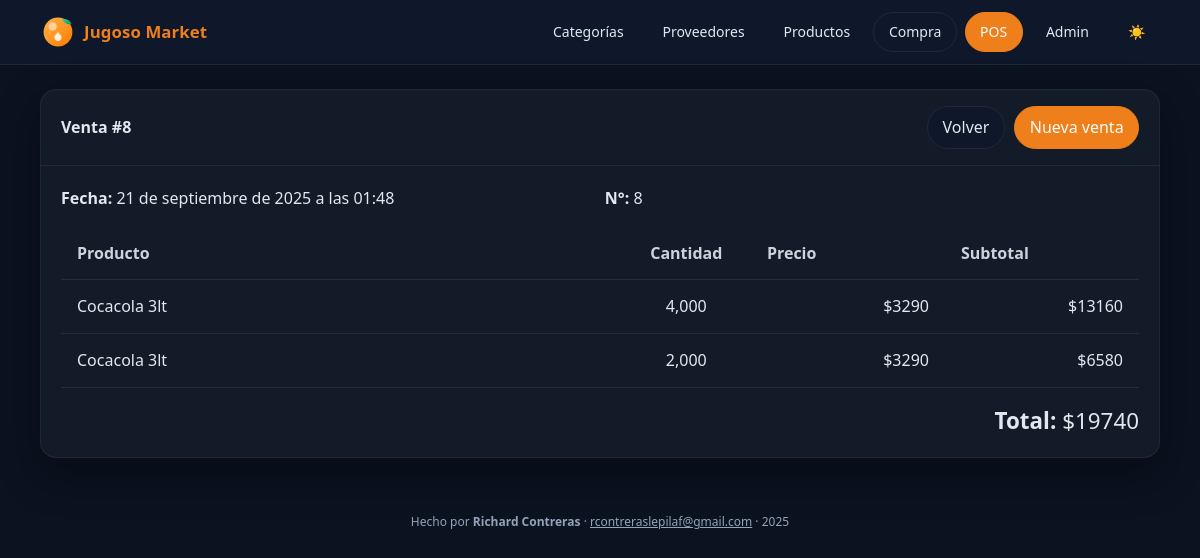
Screenshot of /ventas/8/ with the database file from the repository.
### inventario/models.py (models this page shows, shortened)
class Venta(models.Model):
    cliente = models.ForeignKey(Cliente, on_delete=models.PROTECT, related_name='ventas', null=True, blank=True)
    fecha = models.DateTimeField(default=timezone.now)
    observacion = models.TextField(blank=True)
    def total(self):
        return sum(d.subtotal() for d in self.detalles.all())

class Producto(models.Model):
    codigo = models.CharField(max_length=30, unique=True)
    nombre = models.CharField(max_length=120)
    categoria = models.ForeignKey(Categoria, on_delete=models.PROTECT, related_name='productos')
    unidad = models.CharField(max_length=20, default='unidad')  # unidad, kg, lt, pack
    precio = models.DecimalField(max_digits=10, decimal_places=2, default=0)  # precio de venta
    stock = models.DecimalField(max_digits=12, decimal_places=3, default=0)
    stock_minimo = models.DecimalField(max_digits=12, decimal_places=3, default=0)
    activo = models.BooleanField(default=True)

class DetalleVenta(models.Model):
    venta = models.ForeignKey(Venta, on_delete=models.CASCADE, related_name='detalles')
    producto = models.ForeignKey(Producto, on_delete=models.PROTECT)
    cantidad = models.DecimalField(max_digits=12, decimal_places=3)
    precio_unitario = models.DecimalField(max_digits=10, decimal_places=2)
    def subtotal(self):
        return self.cantidad * self.precio_unitario

### inventario/views.py (the view)
# urls.py: path("ventas/<int:pk>/", views.ventas_detalle, name="ventas_detalle"),  # <--- NUEVO
def ventas_detalle(request, pk):
    if not (Venta and DetalleVenta):
        messages.error(request, "Los modelos de Venta/DetalleVenta no están definidos.")
        return redirect("inventario:ventas_list")
    venta = get_object_or_404(Venta, pk=pk)
    accessor = _get_accessor_detalleventa()
    detalles = getattr(venta, accessor).select_related("producto").all() if accessor else []
    lineas = []
    total = Decimal("0")
    for d in detalles:
        producto = getattr(d, "producto", None)
        nombre = getattr(producto, "nombre", "—")
        cantidad = getattr(d, "cantidad", 0)
        precio = _get_precio_from_detalle(d)
        subtotal = (cantidad or 0) * (precio or 0)
        total += subtotal
        lineas.append({
            "producto": nombre,
            "cantidad": cantidad,
            "precio": precio,
            "subtotal": subtotal,
        })
    if hasattr(venta, "total") and venta.total:
        total = venta.total
    contexto = {
        "venta": venta,
        "fecha": _get_fecha_display(venta),
        "lineas": lineas,
        "total": total,
    }
    return render(request, "inventario/ventas_detalle.html", contexto)

### inventario/views.py (called while the page is built)
def _tiene_campo(modelo, nombre):
    return nombre in {f.name for f in modelo._meta.fields}

def _get_accessor_detalleventa():
    if not DetalleVenta:
        return None
    try:
        return DetalleVenta._meta.get_field("venta").remote_field.get_accessor_name()
    except Exception:
        return None

def _get_fecha_display(venta):
    for f in ("created_at", "fecha", "fecha_creacion", "timestamp"):
        if _tiene_campo(Venta, f):
            return getattr(venta, f, None)
    return None

def _get_precio_from_detalle(det):
    for f in ("precio", "precio_unitario", "valor", "valor_unitario"):
        if hasattr(det, f):
            return getattr(det, f)
    return Decimal("0")

### templates/inventario/ventas_detalle.html (shortened to what this page needs)
{% extends "inventario/base.html" %}
{% block content %}
<div class="card">
  <div class="card-h">
    <div style="font-weight:700;">Venta #{{ venta.id }}</div>
    <div style="display:flex; gap:.6rem;">
      <a class="btn btn-secondary" href="{% url 'inventario:ventas_list' %}">Volver</a>
      <a class="btn btn-primary" href="{% url 'inventario:pos_venta' %}">Nueva venta</a>
    </div>
  </div>
  <div class="card-b">
    <div style="display:grid; grid-template-columns: 1fr 1fr; gap:.6rem; margin-bottom:1rem;">
      <div><b>Fecha:</b> {% if fecha %}{{ fecha|date:"d \\d\\e F \\d\\e Y \\a \\l\\a\\s H:i" }}{% else %}—{% endif %}</div>
      <div><b>N°:</b> {{ venta.id }}</div>
    </div>
    <table class="tbl">
      <thead>
        <tr>
          <th>Producto</th>
          <th style="width:12%; text-align:center;">Cantidad</th>
          <th style="width:18%;" class="num">Precio</th>
          <th style="width:18%;" class="num">Subtotal</th>
        </tr>
      </thead>
      <tbody>
        {% for l in lineas %}
          <tr>
            <td>{{ l.producto }}</td>
            <td style="text-align:center;">{{ l.cantidad }}</td>
            <td class="num">${{ l.precio|floatformat:"0" }}</td>
            <td class="num">${{ l.subtotal|floatformat:"0" }}</td>
          </tr>
        {% empty %}
          <tr><td colspan="4">Sin líneas.</td></tr>
        {% endfor %}
      </tbody>
    </table>
    <div style="display:flex; justify-content:flex-end; margin-top:1rem;">
      <div style="font-size:1.4rem;"><b>Total:</b> ${{ total|floatformat:"0" }}</div>
    </div>
  </div>
</div>
{% endblock %}

### templates/inventario/base.html (style rules this page uses)
:root { --brand: #ef7f1a; --brand-600:#ea6a00; --brand-700:#c15700; --bg: #f8fafc; --panel: #ffffff; --panel-border: #e5e7eb; --text: #0f172a; --muted: #64748b; --table-row: #fcfcfd; --ring: rgba(239,127,26,0.25); }
html.dark { --bg: #0b1220; --panel: #0f172a; --panel-border: #1e293b; --text: #e2e8f0; --muted: #94a3b8; --table-row: #0d182b; --ring: rgba(239,127,26,0.35); }
.btn { display:inline-flex; align-items:center; gap:.5rem; padding:.55rem .9rem; border:1px solid var(--panel-border); border-radius:9999px; background:var(--panel); color:var(--text); text-decoration:none; transition:box-shadow .15s, transform .02s, background .15s, border-color .15s; }
.btn-primary { border-color:var(--brand); background:var(--brand); color:#fff; }
.card { background:var(--panel); border:1px solid var(--panel-border); border-radius:1rem; box-shadow:0 8px 24px rgba(17,24,39,.06); }
html.dark .card { box-shadow:0 16px 40px rgba(0,0,0,.35); }

### templates/inventario/ventas_detalle.html (style rules this page uses)
.tbl { width: 100%; border-collapse: collapse; }
.tbl th, .tbl td { padding: .9rem 1rem; border-bottom: 1px solid rgba(255,255,255,.08); }
.tbl th { text-align: left; opacity: .9; font-weight: 600; }
.tbl td.num { text-align: right; }
.card { border-radius: 1rem; background: rgba(255,255,255,.04); border: 1px solid rgba(255,255,255,.06); }
.card-h { padding: 1rem 1.25rem; display: flex; align-items: center; justify-content: space-between; border-bottom: 1px solid rgba(255,255,255,.06); }
.card-b { padding: 1.25rem; }

### rows the page displays
Venta: id "8", fecha "21 de septiembre de 2025 a las 01:48", id.precio_unitario "19740"
Producto: producto "Cocacola 3lt" "Cocacola 3lt"
DetalleVenta: cantidad "4,000", precio "3290"
DetalleVenta: cantidad "2,000", precio "3290"

### other values shown
{{ l.subtotal|floatformat:"0" }} "13160" "6580"
